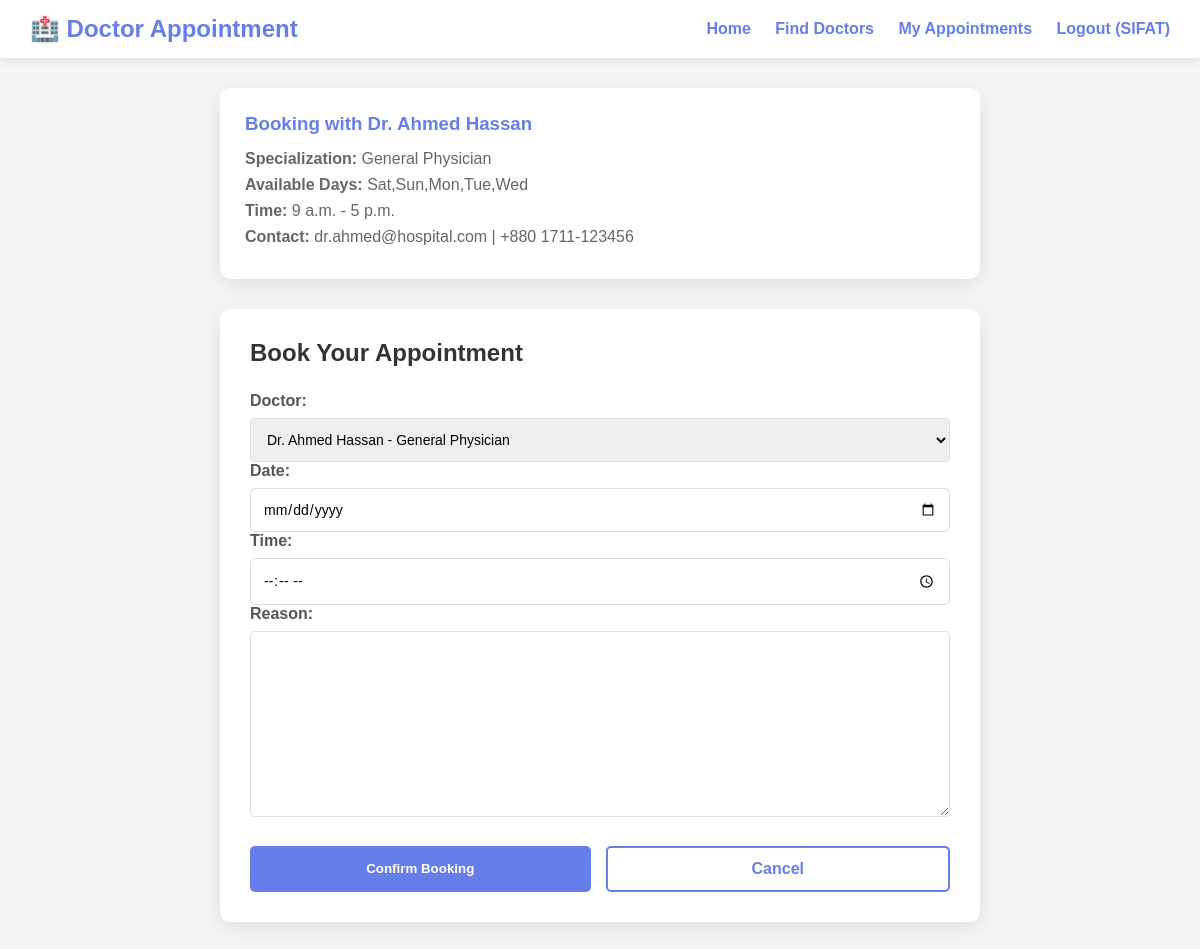
/book/1/ (signed in), run on the app's committed database.
### appointments/models.py (models this page shows)
class Doctor(models.Model):
    name = models.CharField(max_length=100)
    specialization = models.CharField(max_length=100)
    email = models.EmailField()
    phone = models.CharField(max_length=20)
    available_days = models.CharField(max_length=100, help_text="Comma-separated days, e.g., Mon,Tue,Wed")
    available_time_start = models.TimeField()
    available_time_end = models.TimeField()
    def __str__(self):
        return f"Dr. {self.name} - {self.specialization}"

### appointments/views.py (the view)
# urls.py: path('book/<int:doctor_id>/', views.book_appointment, name='book_appointment'),
@login_required
def book_appointment(request, doctor_id):
    doctor = Doctor.objects.get(id=doctor_id)
    if request.method == 'POST':
        form = AppointmentForm(request.POST)
        if form.is_valid():
            appointment = form.save(commit=False)
            appointment.patient = request.user
            appointment.save()
            messages.success(request, 'Appointment booked successfully!')
            return redirect('my_appointments')
    else:
        form = AppointmentForm(initial={'doctor': doctor})
    return render(request, 'book_appointment.html', {'form': form, 'doctor': doctor})

### appointments/forms.py
class AppointmentForm(forms.ModelForm):
    class Meta:
        model = Appointment
        fields = ['doctor', 'date', 'time', 'reason']
        widgets = {
            'date': forms.DateInput(attrs={'type': 'date'}),
            'time': forms.TimeInput(attrs={'type': 'time'}),
        }

### templates/book_appointment.html (shortened to what this page needs)
<!DOCTYPE html>
<html lang="en">
<head>
</head>
<body>
    <nav class="navbar">
        <h1>🏥 Doctor Appointment</h1>
        <div class="nav-links">
            <a href="{% url 'home' %}">Home</a>
            <a href="{% url 'doctor_list' %}">Find Doctors</a>
            <a href="{% url 'my_appointments' %}">My Appointments</a>
            <a href="{% url 'logout' %}">Logout ({{ user.username }})</a>
        </div>
    </nav>
    <div class="container">
        <div class="doctor-info">
            <h3>Booking with Dr. {{ doctor.name }}</h3>
            <p><strong>Specialization:</strong> {{ doctor.specialization }}</p>
            <p><strong>Available Days:</strong> {{ doctor.available_days }}</p>
            <p><strong>Time:</strong> {{ doctor.available_time_start }} - {{ doctor.available_time_end }}</p>
            <p><strong>Contact:</strong> {{ doctor.email }} | {{ doctor.phone }}</p>
        </div>
        <div class="form-container">
            <h2>Book Your Appointment</h2>
            <form method="post">
                {{ form.as_p }}
                <div class="btn-group">
                    <button type="submit" class="btn btn-primary">Confirm Booking</button>
                    <a href="{% url 'doctor_list' %}" class="btn btn-secondary">Cancel</a>
                </div>
            </form>
        </div>
    </div>
</body>
</html>

### templates/book_appointment.html (style rules this page uses)
* { margin: 0; padding: 0; box-sizing: border-box; }
body { font-family: Arial, sans-serif; background: #f5f5f5; min-height: 100vh; }
.navbar { background: white; padding: 15px 30px; display: flex; justify-content: space-between; align-items: center; box-shadow: 0 2px 10px rgba(0,0,0,0.1); }
.navbar h1 { color: #667eea; font-size: 24px; }
.nav-links a { color: #667eea; text-decoration: none; margin-left: 20px; font-weight: bold; }
.container { max-width: 800px; margin: 0 auto; padding: 30px 20px; }
.doctor-info { background: white; padding: 25px; border-radius: 10px; margin-bottom: 30px; box-shadow: 0 5px 20px rgba(0,0,0,0.1); }
.doctor-info h3 { color: #667eea; margin-bottom: 15px; }
.doctor-info p { color: #666; margin-bottom: 8px; }
.form-container { background: white; padding: 30px; border-radius: 10px; box-shadow: 0 5px 20px rgba(0,0,0,0.1); }
h2 { color: #333; margin-bottom: 25px; }
label { display: block; margin-bottom: 8px; color: #555; font-weight: bold; }
input[type="date"], input[type="time"], textarea, select { width: 100%; padding: 12px; border: 1px solid #ddd; border-radius: 5px; font-size: 14px; font-family: Arial, sans-serif; }
textarea { resize: vertical; min-height: 100px; }
.btn-group { display: flex; gap: 15px; margin-top: 25px; }
.btn { flex: 1; padding: 12px 20px; border-radius: 5px; font-weight: bold; text-align: center; cursor: pointer; transition: background 0.3s; text-decoration: none; }
.btn-primary { background: #667eea; color: white; border: none; }
.btn-secondary { background: white; color: #667eea; border: 2px solid #667eea; }

### data on the page
Doctor: name "Ahmed Hassan", specialization "General Physician", available_days "Sat,Sun,Mon,Tue,Wed", available_time_start "9 a.m.", available_time_end "5 p.m.", email "dr.ahmed@hospital.com", phone "+880 1711-123456"

### other printed values
{{ user.username }} "SIFAT"
